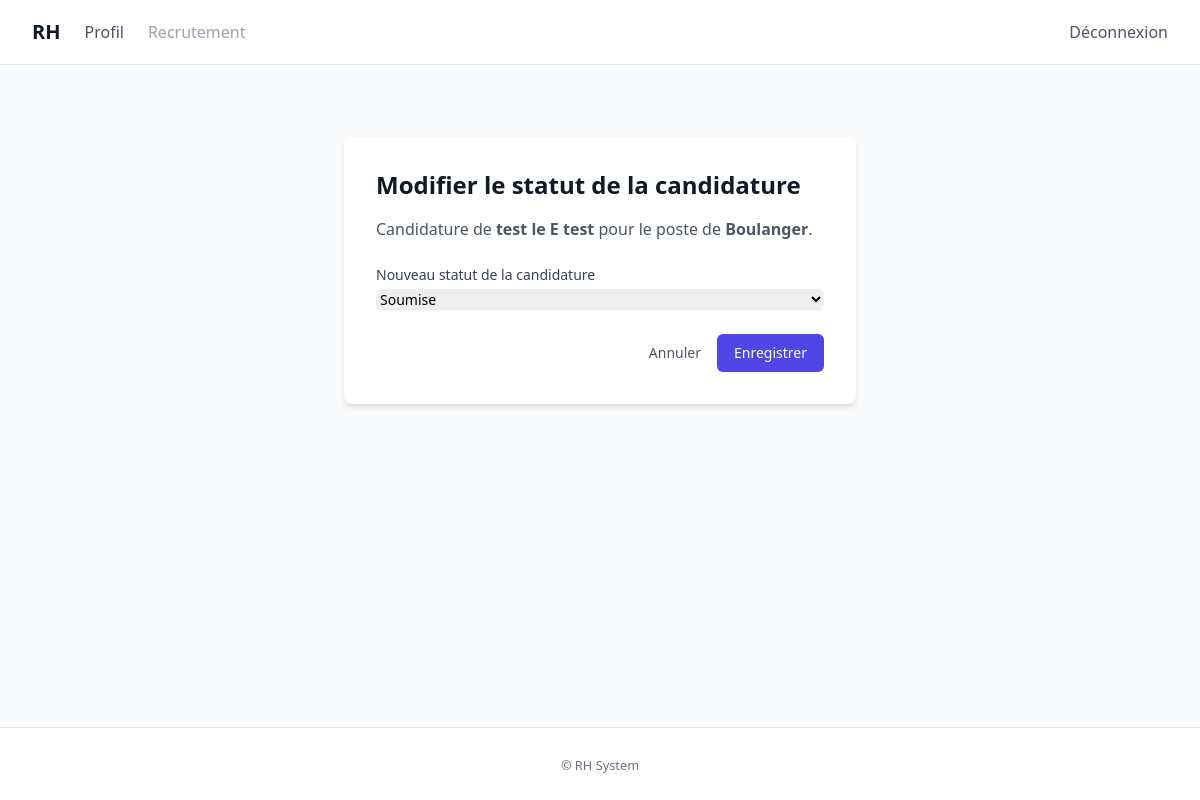
Screenshot of /recruitment/candidatures/4/modifier-statut/ (signed in) with the database file from the repository.
### recruitment/models.py (models this page shows, shortened)
class Candidature(models.Model):
    class Statuts(models.TextChoices):
        SOUMISE = "submitted", "Soumise"
        EN_REVUE = "in_review", "En revue"
        ENTRETIEN = "interview", "Entretien"
        ACCEPTEE = "accepted", "Acceptée"
        REFUSEE = "rejected", "Refusée"
    candidat = models.ForeignKey(User, on_delete=models.CASCADE, related_name="candidatures")
    poste = models.ForeignKey(Poste, on_delete=models.CASCADE, related_name="candidatures")
    cv_file = models.FileField(
        upload_to=upload_to_cv,
        validators=[validate_document_file],
        blank=True,
        null=True,
    )
    lettre_motivation_file = models.FileField(
        upload_to=upload_to_lettre,
        validators=[validate_document_file],
        blank=True,
        null=True,
    )
    date_soumission = models.DateTimeField(auto_now_add=True)
    statut = models.CharField(max_length=20, choices=Statuts.choices, default=Statuts.SOUMISE)
    class Meta:
        ordering = ["-date_soumission"]
        indexes = [
            models.Index(fields=["statut", "date_soumission"]),
        ]
        constraints = [
            models.UniqueConstraint(fields=["candidat", "poste"], name="unique_candidature_par_poste"),
        ]

class Poste(models.Model):
    class TypeContrat(models.TextChoices):
        CDI = "CDI", "CDI"
        CDD = "CDD", "CDD"
        ALTERNANCE = "Alternance", "Alternance"
    titre = models.CharField(max_length=200)
    description = models.TextField()
    competences_requises = models.TextField(blank=True)
    type_contrat = models.CharField(max_length=20, choices=TypeContrat.choices, default=TypeContrat.CDI)
    date_creation = models.DateTimeField(auto_now_add=True)
    actif = models.BooleanField(default=True)
    class Meta:
        ordering = ["-date_creation"]
        indexes = [
            models.Index(fields=["actif", "date_creation"]),
        ]

### recruitment/views.py (the view, shortened to what this page needs)
# urls.py: path('candidatures/<int:pk>/modifier-statut/', views.CandidatureUpdateStatusView.as_view(), name='candidature_status_update'),
class CandidatureUpdateStatusView(RecruiterRequiredMixin, UpdateView):
    model = Candidature
    form_class = CandidatureStatusForm
    template_name = 'recruitment/candidature_status_form.html'

### recruitment/forms.py
class CandidatureStatusForm(forms.ModelForm):
    class Meta:
        model = Candidature
        fields = ['statut']
        widgets = {
            'statut': forms.Select(attrs={'class': 'mt-1 block w-full rounded-md border-gray-300 shadow-sm focus:border-primary focus:ring-primary sm:text-sm'}),
        }
        labels = {
            'statut': 'Nouveau statut de la candidature',
        }

### recruitment/templates/recruitment/candidature_status_form.html (shortened to what this page needs)
{% extends "accounts/base.html" %}
{% block content %}
<div class="max-w-lg mx-auto bg-white p-8 rounded-lg shadow-md mt-10">
    <h1 class="text-2xl font-bold text-gray-900 mb-4">Modifier le statut de la candidature</h1>
    <p class="text-gray-600 mb-6">Candidature de <strong>{{ candidature.candidat.get_full_name|default:candidature.candidat.username }}</strong> pour le poste de <strong>{{ candidature.poste.titre }}</strong>.</p>
    <form method="post">
        <div>
            <label for="{{ form.statut.id_for_label }}" class="block text-sm font-medium text-gray-700">{{ form.statut.label }}</label>
            <div class="mt-1">
                {{ form.statut }}
            </div>
        </div>
        <div class="flex items-center justify-end space-x-4 pt-6">
            <a href="{% url 'recruitment:candidature_detail' candidature.pk %}" class="text-sm font-medium text-gray-600 hover:text-gray-900">Annuler</a>
            <button type="submit" class="inline-flex justify-center py-2 px-4 border border-transparent shadow-sm text-sm font-medium rounded-md text-white bg-primary hover:bg-indigo-700 focus:outline-none focus:ring-2 focus:ring-offset-2 focus:ring-primary">
                Enregistrer
            </button>
        </div>
    </form>
</div>
{% endblock %}

### rows the page displays
Candidature: candidat.get_full_name "test le E test", poste.titre "Boulanger", statut "Soumise"
